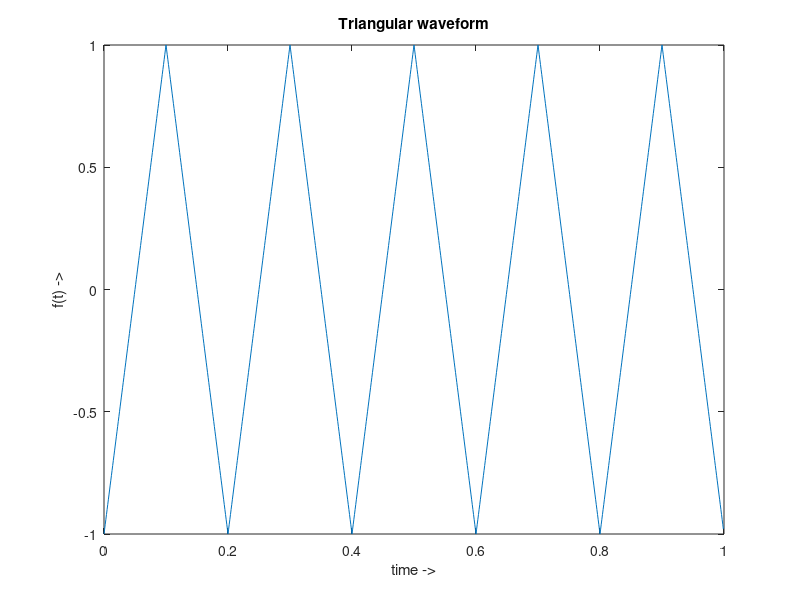

Reproduce this figure in MATLAB.
clc
clearvars

%define sampling freguency
sf = 1000;
%definr frequency
f = 5;
%define time axis(x-axis)
t = 0:1/sf:1-1/sf;
%generating waveform
y = sawtooth(2*pi*f*t,0.5); %sawtooth function have one more parameter for inclination
figure(1)
plot(t,y)
title('Triangular waveform')
xlabel('time ->')
ylabel('f(t) ->')